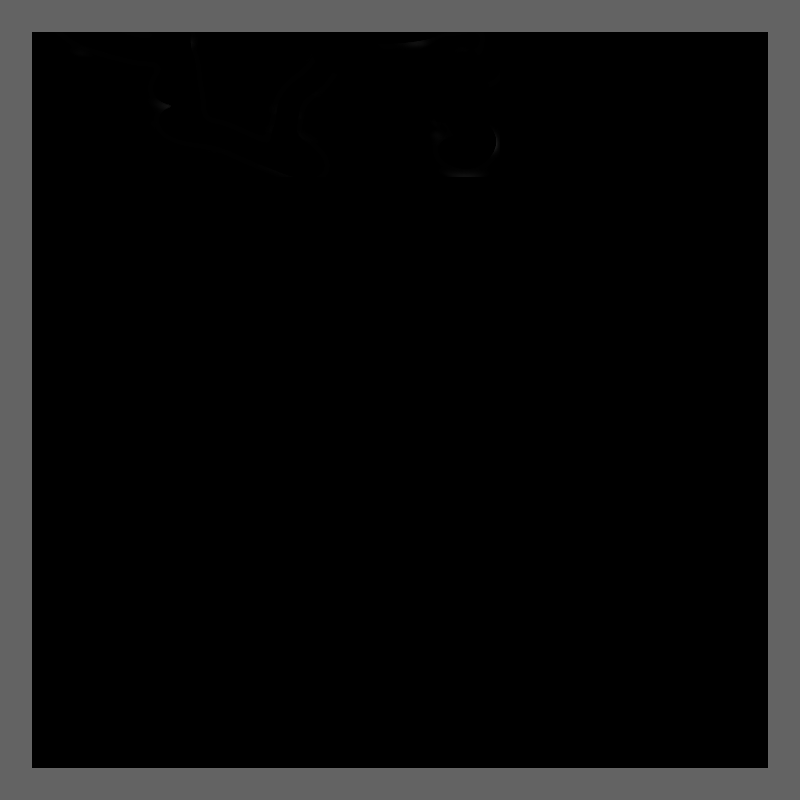

A level layout from a 2D game, rendered from its tile map. Below: a short description, then the map file with tile-grid data replaced by summaries:
An orthogonal 25x25 tile map with 32x32 px tiles, 1 tile layer (Tile Layer 1), 2 tilesets, 1 image layer and 148 objects.

<map version="1.0" tiledversion="1.1.4" orientation="orthogonal" renderorder="right-down" width="25" height="25" tilewidth="32" tileheight="32" infinite="0" nextobjectid="163">
 <properties>
  <property name="collision" value="tru" />
 </properties>
 <tileset firstgid="1" name="battlemaptiles" tilewidth="32" tileheight="32" tilecount="400" columns="25">
  <image source="../images/battlemaptiles.png" width="800" height="512" />
 </tileset>
 <tileset firstgid="401" name="tank1" tilewidth="32" tileheight="32" tilecount="4" columns="4">
  <image source="../images/tank1.png" width="128" height="32" />
  <tile id="0">
   <properties>
    <property name="Class" value="Player" />
   </properties>
  </tile>
  <tile id="1">
   <properties>
    <property name="Class" value="Enemy" />
   </properties>
  </tile>
  <tile id="2">
   <properties>
    <property name="Class" value="Duvar" />
   </properties>
  </tile>
  <tile id="3">
   <properties>
    <property name="Class" value="Eagle" />
   </properties>
  </tile>
 </tileset>
 <imagelayer name="Image Layer 1">
  <image source="../images/background-wall.png" width="500" height="177" />
 </imagelayer>
 <layer name="Tile Layer 1" width="25" height="25">
  <properties>
   <property name="collision" value="true" />
  </properties>
  <data>[625 cells, 96 non-empty, 1 distinct tile ids]</data>
 </layer>
 <objectgroup name="Object Layer 1">
  <object id="1" gid="404" x="384" y="768" width="32" height="32" />
  <object id="2" gid="403" x="352" y="768" width="32" height="32" />
  <object id="3" gid="403" x="352" y="736" width="32" height="32" />
  <object id="4" gid="403" x="384" y="736" width="32" height="32" />
  <object id="5" gid="403" x="416" y="736" width="32" height="32" />
  <object id="6" gid="403" x="416" y="768" width="32" height="32" />
  <object id="7" gid="403" x="192" y="352" width="32" height="32" />
  <object id="8" gid="403" x="160" y="352" width="32" height="32" />
  <object id="9" gid="403" x="128" y="352" width="32" height="32" />
  <object id="10" gid="403" x="128" y="320" width="32" height="32" />
  <object id="11" gid="403" x="128" y="288" width="32" height="32" />
  <object id="21" gid="403" x="192" y="320" width="32" height="32" />
  <object id="22" gid="403" x="160" y="320" width="32" height="32" />
  <object id="23" gid="403" x="96" y="352" width="32" height="32" />
  <object id="24" gid="403" x="96" y="320" width="32" height="32" />
  <object id="25" gid="403" x="96" y="288" width="32" height="32" />
  <object id="26" gid="403" x="608" y="352" width="32" height="32" />
  <object id="27" gid="403" x="640" y="352" width="32" height="32" />
  <object id="28" gid="403" x="672" y="352" width="32" height="32" />
  <object id="29" gid="403" x="672" y="320" width="32" height="32" />
  <object id="30" gid="403" x="640" y="320" width="32" height="32" />
  <object id="31" gid="403" x="640" y="288" width="32" height="32" />
  <object id="32" gid="403" x="672" y="288" width="32" height="32" />
  <object id="33" gid="403" x="608" y="384" width="32" height="32" />
  <object id="34" gid="403" x="640" y="384" width="32" height="32" />
  <object id="35" gid="403" x="672" y="384" width="32" height="32" />
  <object id="36" gid="403" x="736" y="160" width="32" height="32" />
  <object id="37" gid="403" x="704" y="160" width="32" height="32" />
  <object id="38" gid="403" x="704" y="128" width="32" height="32" />
  <object id="39" gid="403" x="736" y="128" width="32" height="32" />
  <object id="41" gid="403" x="32" y="640" width="32" height="32" />
  <object id="42" gid="403" x="64" y="640" width="32" height="32" />
  <object id="43" gid="403" x="64" y="608" width="32" height="32" />
  <object id="44" gid="403" x="32" y="608" width="32" height="32" />
  <object id="45" gid="403" x="608" y="448" width="32" height="32" />
  <object id="46" gid="403" x="640" y="448" width="32" height="32" />
  <object id="48" gid="403" x="672" y="448" width="32" height="32" />
  <object id="49" gid="403" x="544" y="512" width="32" height="32" />
  <object id="50" gid="403" x="544" y="544" width="32" height="32" />
  <object id="51" gid="403" x="544" y="576" width="32" height="32" />
  <object id="52" gid="403" x="544" y="608" width="32" height="32" />
  <object id="53" gid="403" x="544" y="640" width="32" height="32" />
  <object id="54" gid="403" x="576" y="640" width="32" height="32" />
  <object id="55" gid="403" x="576" y="608" width="32" height="32" />
  <object id="56" gid="403" x="576" y="576" width="32" height="32" />
  <object id="57" gid="403" x="576" y="544" width="32" height="32" />
  <object id="58" gid="403" x="576" y="512" width="32" height="32" />
  <object id="59" gid="403" x="224" y="512" width="32" height="32" />
  <object id="60" gid="403" x="256" y="512" width="32" height="32" />
  <object id="61" gid="403" x="256" y="544" width="32" height="32" />
  <object id="62" gid="403" x="224" y="544" width="32" height="32" />
  <object id="63" gid="403" x="224" y="576" width="32" height="32" />
  <object id="64" gid="403" x="256" y="576" width="32" height="32" />
  <object id="65" gid="403" x="256" y="608" width="32" height="32" />
  <object id="66" gid="403" x="224" y="608" width="32" height="32" />
  <object id="67" gid="403" x="224" y="640" width="32" height="32" />
  <object id="68" gid="403" x="256" y="640" width="32" height="32" />
  <object id="69" gid="403" x="96" y="256" width="32" height="32" />
  <object id="70" gid="403" x="128" y="256" width="32" height="32" />
  <object id="71" gid="403" x="128" y="224" width="32" height="32" />
  <object id="72" gid="403" x="96" y="224" width="32" height="32" />
  <object id="73" gid="403" x="32" y="160" width="32" height="32" />
  <object id="74" gid="403" x="64" y="160" width="32" height="32" />
  <object id="75" gid="403" x="64" y="128" width="32" height="32" />
  <object id="76" gid="403" x="32" y="128" width="32" height="32" />
  <object id="77" gid="403" x="96" y="160" width="32" height="32" />
  <object id="78" gid="403" x="128" y="160" width="32" height="32" />
  <object id="79" gid="403" x="128" y="128" width="32" height="32" />
  <object id="80" gid="403" x="96" y="128" width="32" height="32" />
  <object id="81" gid="403" x="352" y="544" width="32" height="32" />
  <object id="82" gid="403" x="384" y="544" width="32" height="32" />
  <object id="83" gid="403" x="416" y="544" width="32" height="32" />
  <object id="84" gid="403" x="448" y="544" width="32" height="32" />
  <object id="85" gid="403" x="448" y="576" width="32" height="32" />
  <object id="86" gid="403" x="416" y="576" width="32" height="32" />
  <object id="87" gid="403" x="384" y="576" width="32" height="32" />
  <object id="88" gid="403" x="352" y="576" width="32" height="32" />
  <object id="89" gid="403" x="352" y="608" width="32" height="32" />
  <object id="90" gid="403" x="384" y="608" width="32" height="32" />
  <object id="91" gid="403" x="416" y="608" width="32" height="32" />
  <object id="92" gid="403" x="448" y="608" width="32" height="32" />
  <object id="93" gid="403" x="448" y="640" width="32" height="32" />
  <object id="94" gid="403" x="416" y="640" width="32" height="32" />
  <object id="95" gid="403" x="384" y="640" width="32" height="32" />
  <object id="96" gid="403" x="352" y="640" width="32" height="32" />
  <object id="97" gid="403" x="704" y="640" width="32" height="32" />
  <object id="98" gid="403" x="704" y="608" width="32" height="32" />
  <object id="99" gid="403" x="704" y="576" width="32" height="32" />
  <object id="100" gid="403" x="736" y="576" width="32" height="32" />
  <object id="101" gid="403" x="736" y="608" width="32" height="32" />
  <object id="102" gid="403" x="736" y="640" width="32" height="32" />
  </objectgroup>
</map>
<!-- 57 of 148 objects omitted -->
